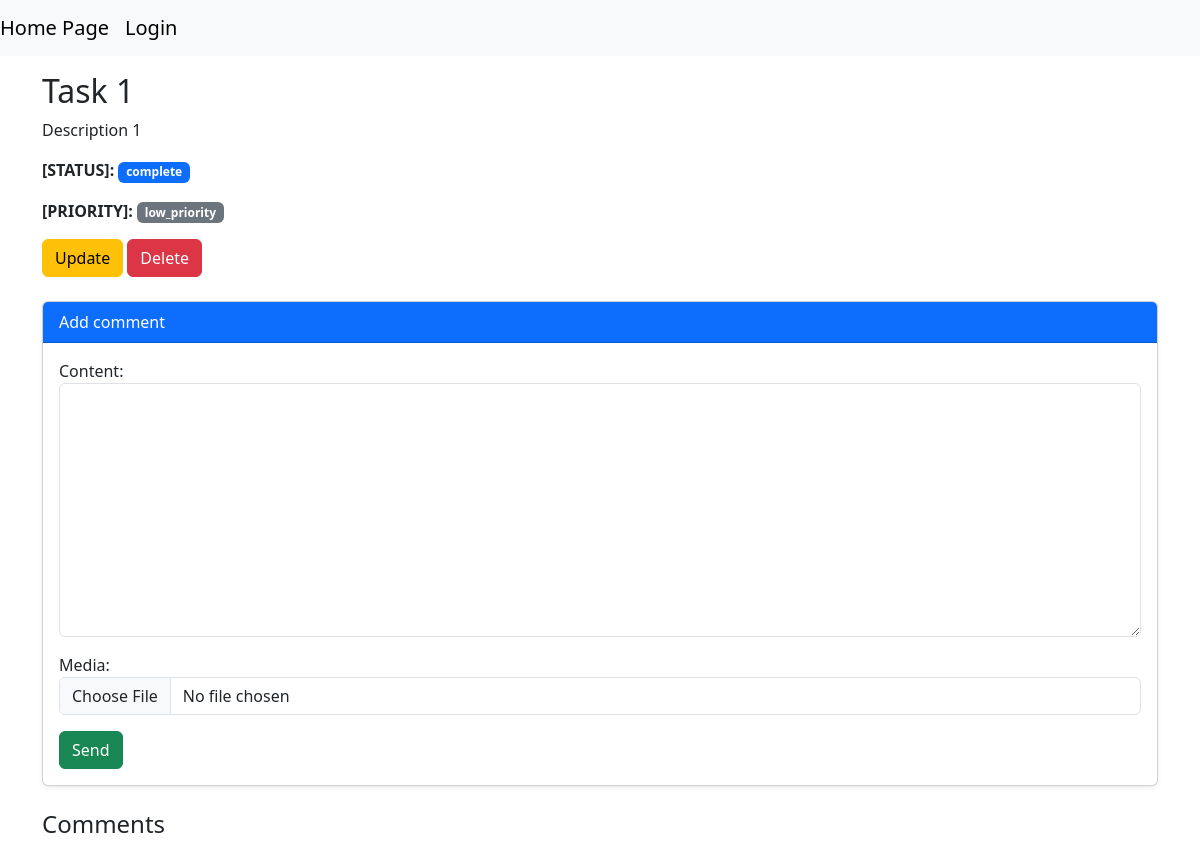
Before: /1/ with the older database file.
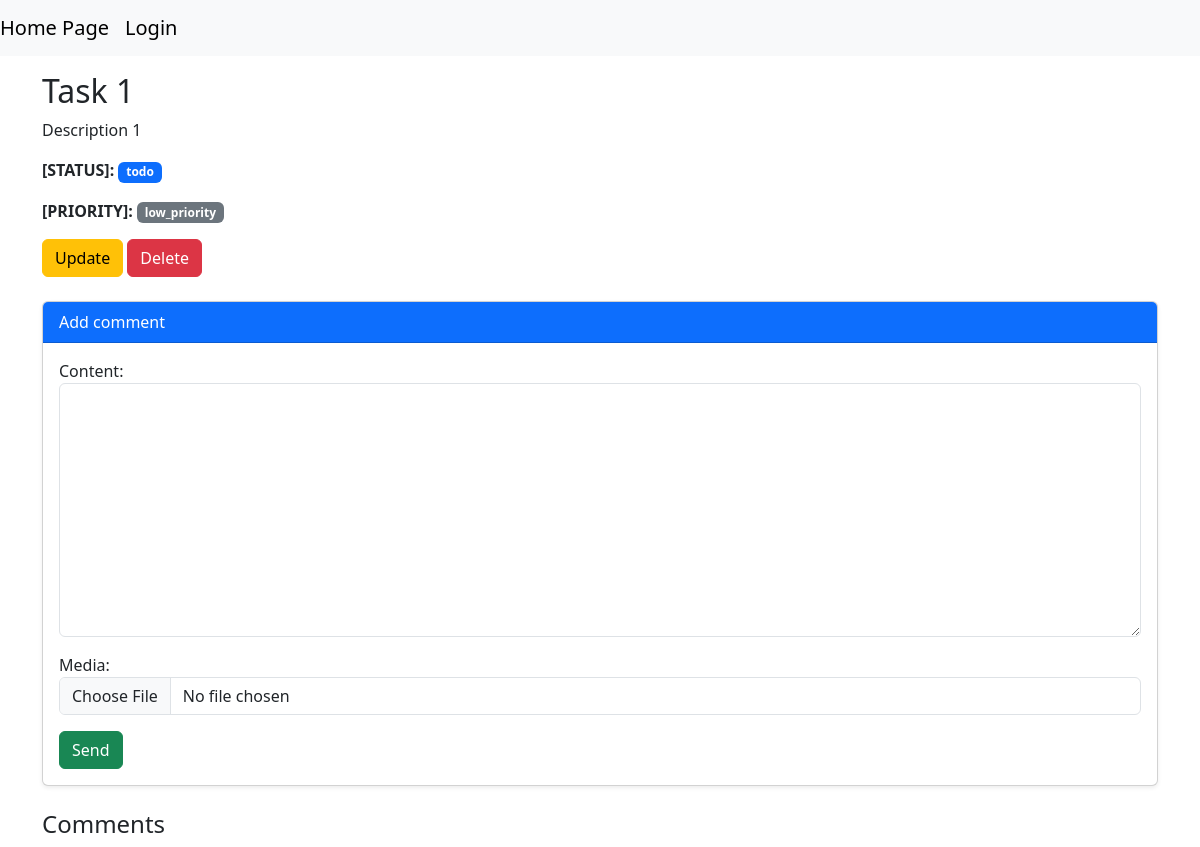
After: the same page with the newer database file.
### tasks/models.py (models this page shows, shortened)
class Task(models.Model):
    STATUS_CHOICES = [
        ("todo", "TO DO"),
        ("in_progress", "IN PROGRESS"),
        ("complete",  "COMPLETE"),
    ]
    PRIORITY_CHOICES = [
        ("low_priority", "LOW PRIORITY"),
        ("middle_priority", "MIDDLE PRIORITY"),
        ("high_priority", "HIGH PRIORITY"),
    ]
    title = models.CharField(max_length=255)
    description = models.TextField()
    status = models.CharField(max_length=20, choices=STATUS_CHOICES)
    priority = models.CharField(max_length=20, choices=PRIORITY_CHOICES)
    end_time = models.DateField(null=True, blank=True)
    creator = models.ForeignKey(User, on_delete=models.CASCADE)

### tasks/views.py (the view, shortened to what this page needs)
# urls.py: path("<int:pk>/", views.TaskDetailView.as_view(), name="task-detail"),
class TaskDetailView(DetailView):
    model = models.Task
    context_object_name = "task"
    template_name = "tasks/task_detail.html"
    def get_context_data(self, **kwargs):
        content = super().get_context_data()
        content["comment_form"] = CommentForm()
        return content

### tasks/forms.py
class CommentForm(forms.ModelForm):
    class Meta:
        model = Comment
        fields = ["content", "media"]
        widgets = {
            "content": forms.Textarea(
                attrs={"class": "form-control", "placeholder:": "Write your comment here..."}),
            "media": forms.FileInput(
                attrs={"class": "form-control"}
            )
        }

### templates/tasks/task_detail.html (shortened to what this page needs)
{% extends 'base.html' %}
{% load custom_tags %}
{% block content %}
<div class="container mt-3">
    <h2>{{ task.title}}</h2>
    <p> {{ task.description}}</p>
    <p><strong>[STATUS]:</strong> <span class="badge text-bg-primary">{{ task.status }}</span></p>
    <p><strong>[PRIORITY]:</strong> <span class="badge text-bg-secondary">{{ task.priority }}</span></p>
    <a href="{% url 'task-update' task.pk %}" class="btn btn-warning">Update</a>
    <a href="{% url 'task-delete' task.pk %}" class="btn btn-danger">Delete</a>
</div>
<div class="container mt-4">
    <div class="card shadow-sm">
        <div class="card-header bg-primary text-white">
            Add comment
        </div>
        <div class="card-body">
            <form method="post" class="mb-0">
                {{ comment_form.as_p }}
                <button type="submit" class="btn btn-success">Send</button>
            </form>
        </div>
    </div>
</div>
<div class="container mt-4">
    <h4>Comments</h4>
</div>
{% endblock %}

Changed rows visible on the page:
changed Task "Task 1": status "complete" → "todo"
